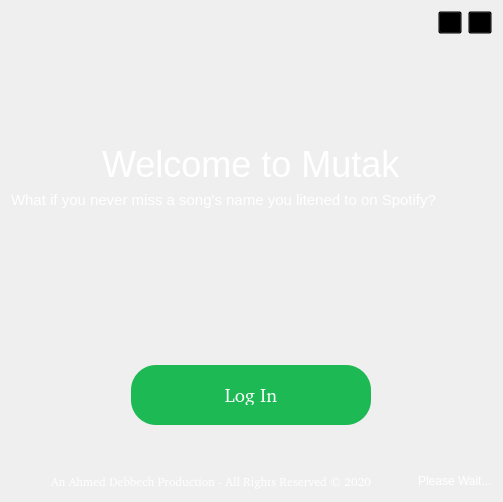
      <widget class="QWidget" name="page">
       <layout class="QVBoxLayout" name="verticalLayout_4">
        <item>
         <layout class="QHBoxLayout" name="horizontalLayout_4">
          <item>
           <spacer name="horizontalSpacer_7">
            <property name="orientation">
             <enum>Qt::Horizontal</enum>
            </property>
            <property name="sizeHint" stdset="0">
             <size>
              <width>40</width>
              <height>20</height>
             </size>
            </property>
           </spacer>
          </item>
          <item>
           <widget class="QToolButton" name="aboutButton">
            <property name="toolTip">
             <string>About</string>
            </property>
            <property name="styleSheet">
             <string notr="true">#aboutButton{
	background-color: transparent;
}</string>
            </property>
            <property name="text">
             <string/>
            </property>
           </widget>
          </item>
          <item>
           <widget class="QToolButton" name="helpButton">
            <property name="toolTip">
             <string>Help</string>
            </property>
            <property name="styleSheet">
             <string notr="true">#helpButton{
	background-color: transparent;
}</string>
            </property>
            <property name="text">
             <string/>
            </property>
           </widget>
          </item>
         </layout>
        </item>
        <item>
         <spacer name="verticalSpacer_5">
          <property name="orientation">
           <enum>Qt::Vertical</enum>
          </property>
          <property name="sizeHint" stdset="0">
           <size>
            <width>20</width>
            <height>40</height>
           </size>
          </property>
         </spacer>
        </item>
        <item>
         <layout class="QHBoxLayout" name="horizontalLayout_5">
          <item>
           <spacer name="horizontalSpacer_9">
            <property name="orientation">
             <enum>Qt::Horizontal</enum>
            </property>
            <property name="sizeHint" stdset="0">
             <size>
              <width>40</width>
              <height>20</height>
             </size>
            </property>
           </spacer>
          </item>
          <item>
           <widget class="QLabel" name="logo">
            <property name="text">
             <string/>
            </property>
           </widget>
          </item>
          <item>
           <spacer name="horizontalSpacer_8">
            <property name="orientation">
             <enum>Qt::Horizontal</enum>
            </property>
            <property name="sizeHint" stdset="0">
             <size>
              <width>40</width>
              <height>20</height>
             </size>
            </property>
           </spacer>
          </item>
         </layout>
        </item>
        <item>
         <spacer name="verticalSpacer_4">
          <property name="orientation">
           <enum>Qt::Vertical</enum>
          </property>
          <property name="sizeHint" stdset="0">
           <size>
            <width>20</width>
            <height>38</height>
           </size>
          </property>
         </spacer>
        </item>
        <item alignment="Qt::AlignHCenter">
         <widget class="QLabel" name="label">
          <property name="sizePolicy">
           <sizepolicy hsizetype="Preferred" vsizetype="Fixed">
            <horstretch>0</horstretch>
            <verstretch>0</verstretch>
           </sizepolicy>
          </property>
          <property name="styleSheet">
           <string notr="true">
color: white;
font-style: '://resources/fonts/Gotham-Black.otf';
font-family: 'Gotham';
font-size: 36px;</string>
          </property>
          <property name="text">
           <string>Welcome to Mutak</string>
          </property>
         </widget>
        </item>
        <item>
         <widget class="QLabel" name="label_6">
          <property name="styleSheet">
           <string notr="true">#label_6{
color: white;
font-style: '://resources/fonts/Gotham-Thin.otf';
font-family: 'Gotham';
font-size: 15px;
qproperty-alignment: AlignCenter;
}</string>
          </property>
          <property name="text">
           <string>What if you never miss a song's name you litened to on Spotify?</string>
          </property>
         </widget>
        </item>
        <item>
         <spacer name="verticalSpacer_2">
          <property name="orientation">
           <enum>Qt::Vertical</enum>
          </property>
          <property name="sizeType">
           <enum>QSizePolicy::Fixed</enum>
          </property>
          <property name="sizeHint" stdset="0">
           <size>
            <width>20</width>
            <height>150</height>
           </size>
          </property>
         </spacer>
        </item>
        <item alignment="Qt::AlignHCenter">
         <widget class="QPushButton" name="loginButton">
          <property name="sizePolicy">
           <sizepolicy hsizetype="Fixed" vsizetype="Fixed">
            <horstretch>0</horstretch>
            <verstretch>33</verstretch>
           </sizepolicy>
          </property>
          <property name="minimumSize">
           <size>
            <width>20</width>
            <height>0</height>
           </size>
          </property>
          <property name="font">
           <font>
            <family>://resources/fonts/Gotham-UltraItalic.otf</family>
            <pointsize>14</pointsize>
            <weight>50</weight>
            <italic>false</italic>
            <bold>false</bold>
           </font>
          </property>
          <property name="styleSheet">
           <string notr="true">#loginButton {
color: white;
background-color:  #1db954;
border-radius: 25px;
  padding: 20px;
  width: 200px;
  height: 20px;
font: 14pt '://resources/fonts/Gotham-UltraItalic.otf';
 }
#loginButton:hover {
	background-color: #3AE476;
 }
#loginButton:pressed{
	background-color: #2BB85D;
}</string>
          </property>
          <property name="text">
           <string>Log In</string>
          </property>
         </widget>
        </item>
        <item>
         <spacer name="verticalSpacer">
          <property name="orientation">
           <enum>Qt::Vertical</enum>
          </property>
          <property name="sizeHint" stdset="0">
           <size>
            <width>20</width>
            <height>40</height>
           </size>
          </property>
         </spacer>
        </item>
        <item>
         <layout class="QHBoxLayout" name="horizontalLayout_3">
          <item>
           <spacer name="horizontalSpacer_6">
            <property name="orientation">
             <enum>Qt::Horizontal</enum>
            </property>
            <property name="sizeHint" stdset="0">
             <size>
              <width>40</width>
              <height>20</height>
             </size>
            </property>
           </spacer>
          </item>
          <item>
           <widget class="QLabel" name="copyright">
            <property name="font">
             <font>
              <family>://resources/fonts/GothamMedium.ttf</family>
              <pointsize>9</pointsize>
              <weight>50</weight>
              <italic>false</italic>
              <bold>false</bold>
             </font>
            </property>
            <property name="layoutDirection">
             <enum>Qt::LeftToRight</enum>
            </property>
            <property name="autoFillBackground">
             <bool>false</bool>
            </property>
            <property name="styleSheet">
             <string notr="true">color: white;
font: 9pt '://resources/fonts/GothamMedium.ttf';
</string>
            </property>
            <property name="text">
             <string>An Ahmed Debbech Production - All Rights Reserved © 2020</string>
            </property>
           </widget>
          </item>
          <item>
           <spacer name="horizontalSpacer_5">
            <property name="orientation">
             <enum>Qt::Horizontal</enum>
            </property>
            <property name="sizeHint" stdset="0">
             <size>
              <width>40</width>
              <height>20</height>
             </size>
            </property>
           </spacer>
          </item>
          <item>
           <widget class="QLabel" name="wait_label">
            <property name="enabled">
             <bool>true</bool>
            </property>
            <property name="styleSheet">
             <string notr="true">color: white;
font: 14pt  '://resources/fonts/GothamBook.ttf';</string>
            </property>
            <property name="text">
             <string>Please Wait...</string>
            </property>
           </widget>
          </item>
         </layout>
        </item>
       </layout>
      </widget>
